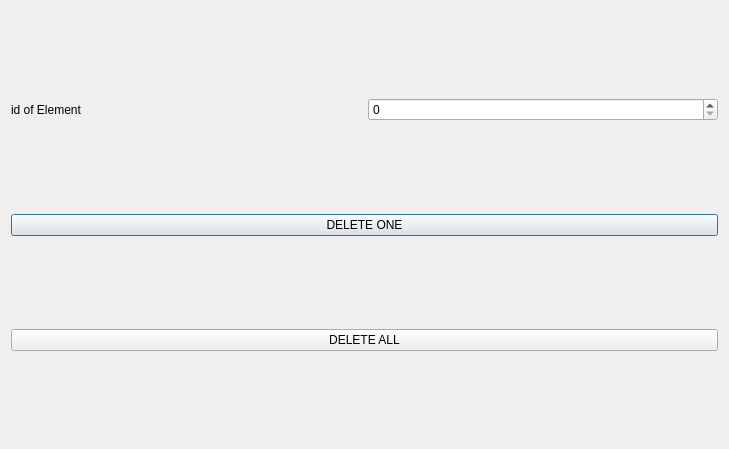
<?xml version="1.0" encoding="UTF-8"?>
<ui version="4.0">
 <class>Delete</class>
 <widget class="QDialog" name="Delete">
  <property name="geometry">
   <rect>
    <x>0</x>
    <y>0</y>
    <width>729</width>
    <height>449</height>
   </rect>
  </property>
  <property name="windowTitle">
   <string>Dialog</string>
  </property>
  <layout class="QVBoxLayout" name="verticalLayout">
   <item>
    <layout class="QHBoxLayout" name="horizontalLayout_2">
     <item>
      <widget class="QLabel" name="label">
       <property name="text">
        <string>id of Element</string>
       </property>
      </widget>
     </item>
     <item>
      <widget class="QSpinBox" name="spinBox"/>
     </item>
    </layout>
   </item>
   <item>
    <widget class="QPushButton" name="pushButton_2">
     <property name="text">
      <string>DELETE ONE</string>
     </property>
    </widget>
   </item>
   <item>
    <widget class="QPushButton" name="pushButton">
     <property name="text">
      <string>DELETE ALL</string>
     </property>
    </widget>
   </item>
  </layout>
 </widget>
 <resources/>
 <connections/>
</ui>
